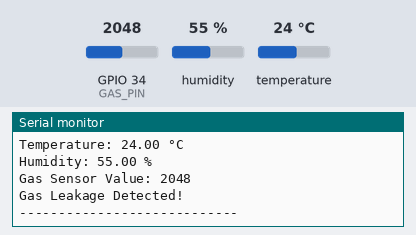
Bench run of a sketch on a simulated ESP32. On the bench: the last lines printed to the serial monitor. The inputs (shaded band) are chosen by the test bench; at power-on: humidity 55 %, GPIO 34 (GAS_PIN) = 2048, temperature 24 °C.

Above: at 2.8 s.
2.9 s: humidity set to 22 %
5.6 s: GPIO 34 (GAS_PIN) set to 1960
At 6.9 s:
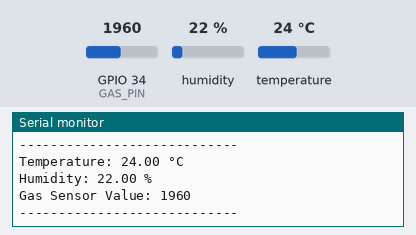
8.3 s: temperature set to 12 °C
11.0 s: GPIO 34 (GAS_PIN) set to 2040
At 13.2 s:
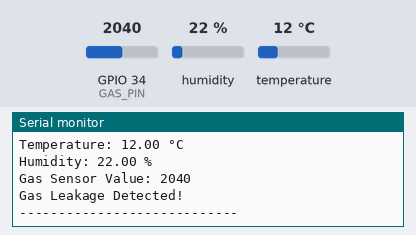
13.7 s: humidity set to 40 %
Timing chart, 0 to 16.7 s (numbered marks = the images above; inputs shaded):
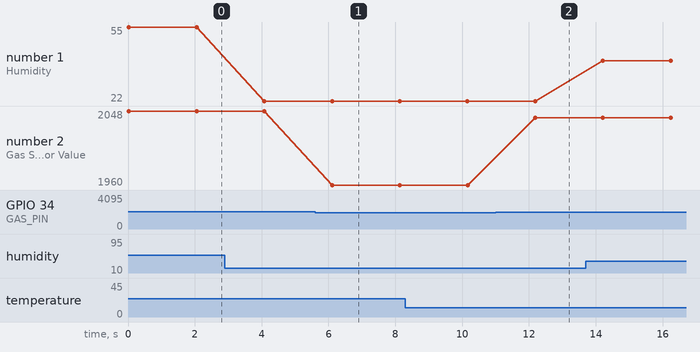

The sketch:

esp32_temp_gas_sensor.ino
```cpp
#include <DHT.h>

#define DHTPIN 4
#define DHTTYPE DHT11
#define GAS_PIN 34

DHT dht(DHTPIN, DHTTYPE);

void setup() {
  Serial.begin(115200);
  dht.begin();
  Serial.println("Temperature and Gas Sensor System Initialized...");
}

void loop() {
  float temperature = dht.readTemperature();
  float humidity = dht.readHumidity();

  int gasValue = analogRead(GAS_PIN);

  if (isnan(temperature) || isnan(humidity)) {
    Serial.println("Failed to read from DHT sensor!");
  } else {
    Serial.print("Temperature: ");
    Serial.print(temperature);
    Serial.println(" °C");

    Serial.print("Humidity: ");
    Serial.print(humidity);
    Serial.println(" %");
  }

  Serial.print("Gas Sensor Value: ");
  Serial.println(gasValue);

  if (gasValue > 2000) {
    Serial.println("Gas Leakage Detected!");
  }

  Serial.println("----------------------------");

  delay(2000);
}
```

Measured:
- after the input at 5.6 s, the serial monitor: prints a new line after 0.51 s (image 1)
- after the input at 11.0 s, the serial monitor: prints a new line after 1.2 s (image 2)
- plotted number 1: 55 → 22 after the input at 2.9 s, 22 → 40 after the input at 13.7 s
- plotted number 2: 2048 → 1960 after the input at 5.6 s, 1960 → 2040 after the input at 11.0 s
